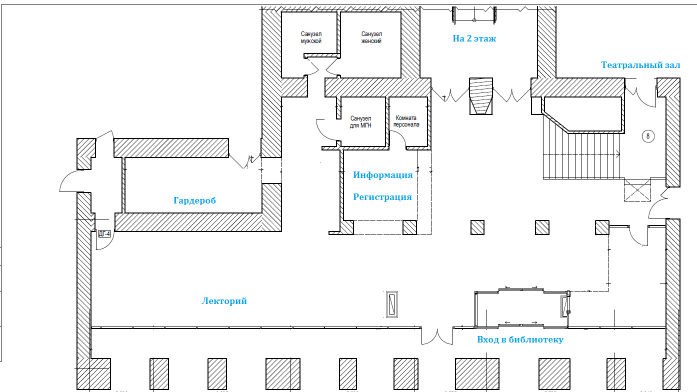
#> input picture Floor_1.png, 1394 x 784 px (shown at 1/2 size)
$ python graph.py
#> lines starting #> are read from the running program, lines starting #| are printed output that depends on the picture
import matplotlib.pyplot as plt
img = plt.imread('Floor_1.png')
#> img is the input picture: shape (784, 1394, 3) float32; mean R, G, B 0.949, 0.951, 0.952
fig, ax = plt.subplots()

rooms = [
    (203, 2, 'red'),
    (301, 3, 'green'),
    (102, 1, 'yellow')
]

points = [
    (1, 0, 1050, 650),
    (2, 0, 1050, 550),
    (3, 102, 450, 550)
]

ax.imshow(img)
ax.plot([points[0][2], points[1][2],points[2][2]], [points[0][3], points[1][3],points[2][3]], '--', linewidth=5, color='yellow')
plt.axis('off')
plt.savefig('foo2.png')
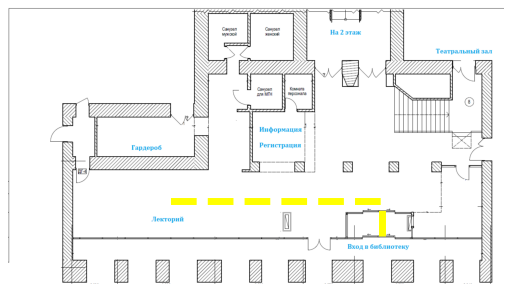
#> figure drawn by matplotlib, 1 panel

$ run again, with Floor_2.png copied over Floor_1.png
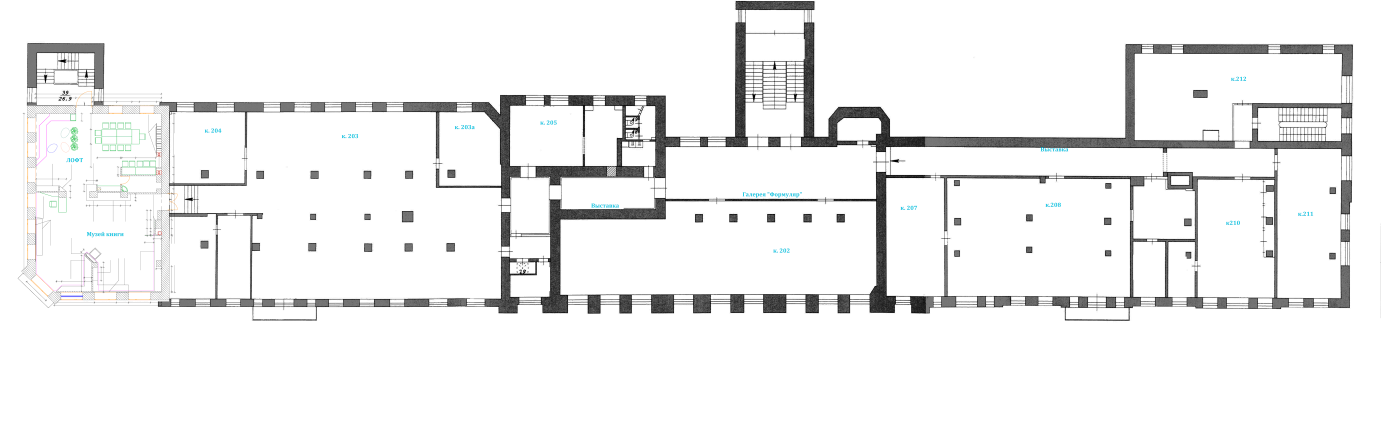
#> input picture Floor_2.png, 5523 x 1775 px (shown at 1/4 size)
#> img is the input picture: shape (1775, 5523, 4) float32; mean R, G, B, A 0.945, 0.945, 0.945, 1
#> `plt.savefig('foo2.png')`:
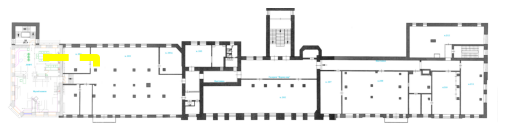
#> figure drawn by matplotlib, 1 panel

$ run again, with Floor_3.png copied over Floor_1.png
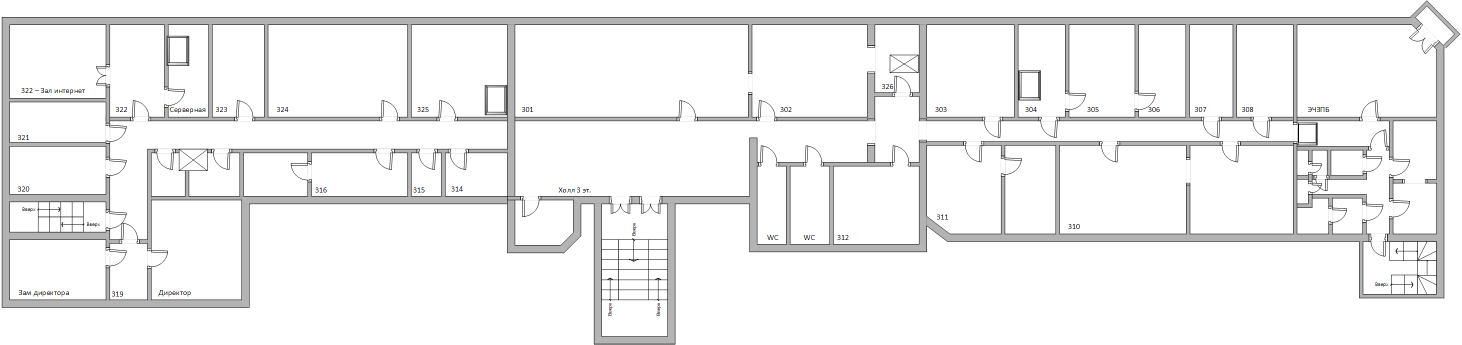
#> input picture Floor_3.png, 2924 x 689 px (shown at 1/2 size)
#> img is the input picture: shape (689, 2924, 3) float32; mean R, G, B 0.947, 0.947, 0.947
#> `plt.savefig('foo2.png')`:
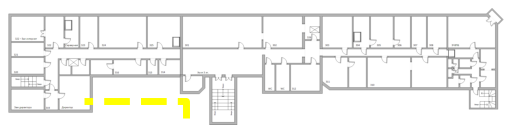
#> figure drawn by matplotlib, 1 panel

$ run again, with Floor_4.png copied over Floor_1.png
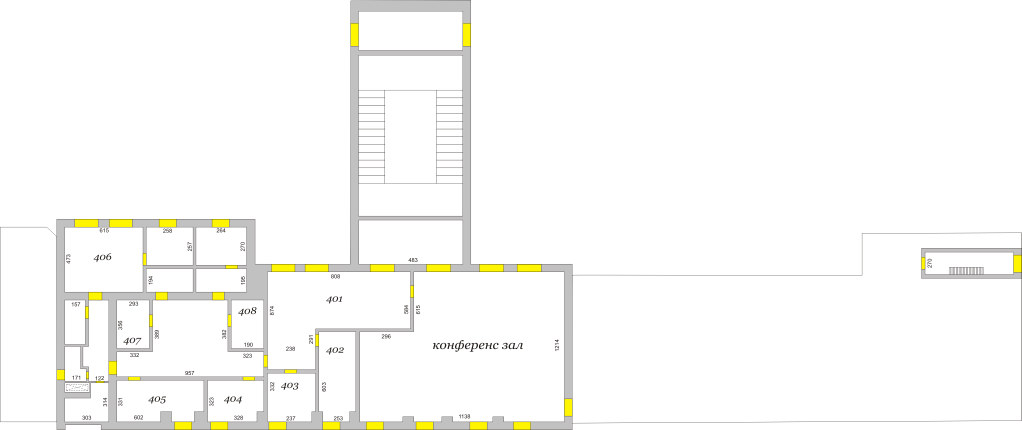
#> input picture Floor_4.png, 3065 x 1290 px (shown at 1/3 size)
#> img is the input picture: shape (1290, 3065, 4) float32; mean R, G, B, A 0.98, 0.98, 0.97, 1
#> `plt.savefig('foo2.png')`:
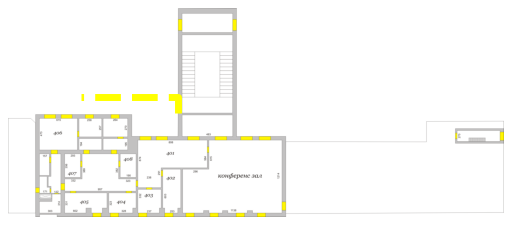
#> figure drawn by matplotlib, 1 panel
